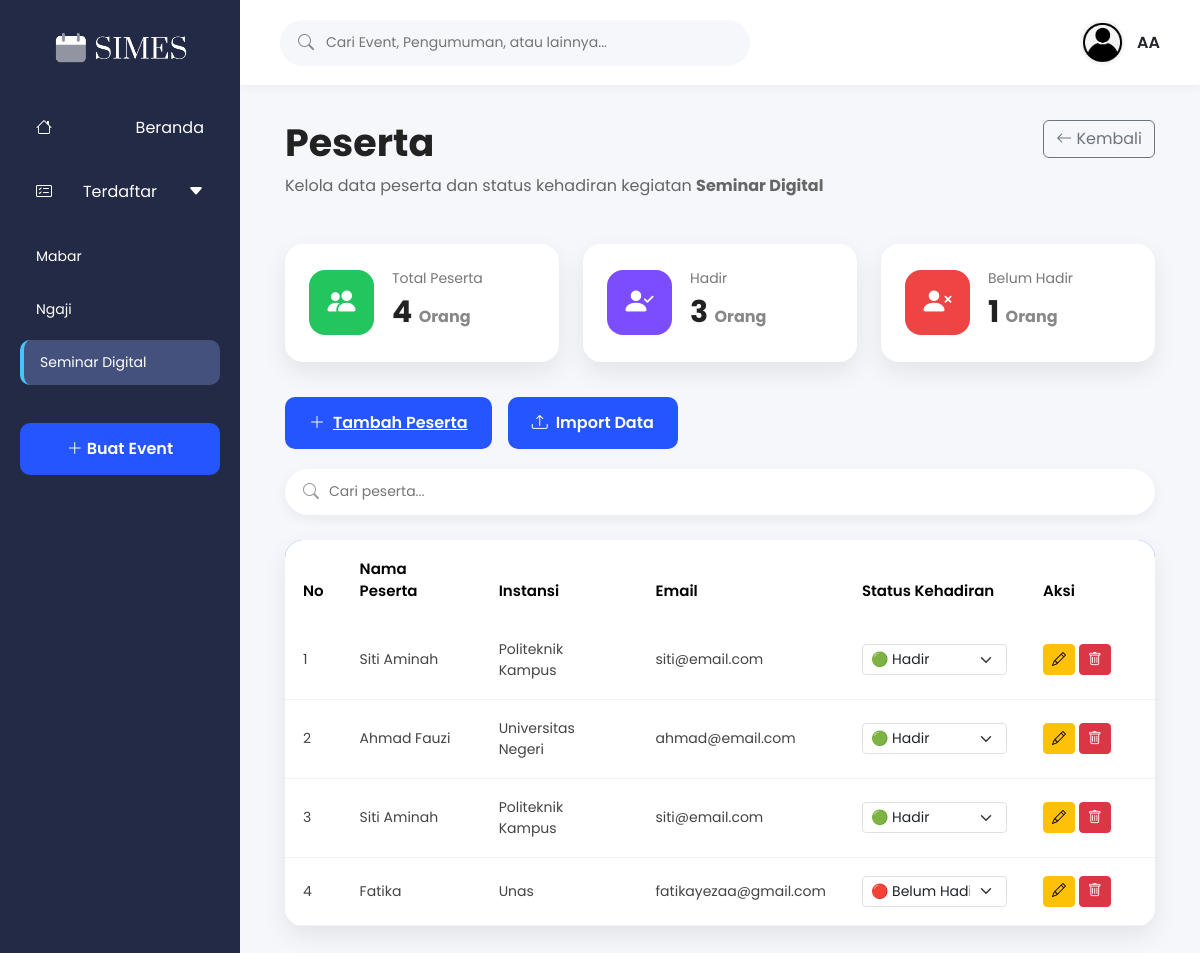
The app's page /participants/index.php?id_event=9 (signed in) with its own data.
### tables this page shows
CREATE TABLE IF NOT EXISTS `events` (
  `id_event` int(11) NOT NULL AUTO_INCREMENT,
  `id_user` int(11) NOT NULL,
  `nama_event` varchar(150) NOT NULL,
  `kategori_event` varchar(100) NOT NULL,
  `lokasi` varchar(150) NOT NULL,
  `tanggal` date NOT NULL,
  `waktu` time NOT NULL,
  `penanggung_jawab` varchar(100) NOT NULL,
  `deskripsi` text DEFAULT NULL,
  `banner` varchar(255) DEFAULT NULL,
  `status_event` enum('draft','akan datang','berlangsung','selesai') DEFAULT 'draft',
  `created_at` timestamp NOT NULL DEFAULT current_timestamp(),
  PRIMARY KEY (`id_event`),
  KEY `fk_events_user` (`id_user`)
);

CREATE TABLE IF NOT EXISTS `participants` (
  `id_peserta` int(11) NOT NULL AUTO_INCREMENT,
  `id_event` int(11) NOT NULL,
  `nama` varchar(100) NOT NULL,
  `instansi` varchar(100) DEFAULT NULL,
  `email` varchar(100) DEFAULT NULL,
  `no_hp` varchar(20) DEFAULT NULL,
  `status_kehadiran` enum('hadir','belum hadir') DEFAULT 'belum hadir',
  `created_at` timestamp NOT NULL DEFAULT current_timestamp(),
  PRIMARY KEY (`id_peserta`),
  KEY `fk_participants_event` (`id_event`)
);

### participants/index.php (the view, shortened to what this page needs)
<?php
include '../config/database.php';
$id_event = (int)$_GET['id_event'];
$id_user  = $_SESSION['id_user'];
$event_query = mysqli_query(
    $conn,
    "SELECT *
     FROM events
     WHERE id_event='$id_event'
     AND id_user='$id_user'"
);
$event = mysqli_fetch_assoc($event_query);
$result_sidebar = mysqli_query(
    $conn,
    "SELECT id_event,nama_event
     FROM events
     WHERE id_user='$id_user'
     ORDER BY id_event DESC"
);
$search = mysqli_real_escape_string(
    $conn,
    trim($_GET['search'] ?? '')
);
$sql = "
SELECT *
FROM participants
WHERE id_event='$id_event'
";
$sql .= " ORDER BY id_peserta DESC";
$participants_result = mysqli_query($conn, $sql);
$total_peserta = mysqli_num_rows(
    mysqli_query(
        $conn,
        "SELECT id_peserta
         FROM participants
         WHERE id_event='$id_event'"
    )
);
$total_hadir = mysqli_num_rows(
    mysqli_query(
        $conn,
        "SELECT id_peserta
         FROM participants
         WHERE id_event='$id_event'
         AND status_kehadiran='hadir'"
    )
);
$total_belum = mysqli_num_rows(
    mysqli_query(
        $conn,
        "SELECT id_peserta
         FROM participants
         WHERE id_event='$id_event'
         AND status_kehadiran='belum hadir'"
    )
);
?>
<!DOCTYPE html>
<html lang="id">
<head>
    <link href="https://cdn.jsdelivr.net/npm/bootstrap@5.3.3/dist/css/bootstrap.min.css" rel="stylesheet">
    <link rel="stylesheet" href="https://cdn.jsdelivr.net/npm/bootstrap-icons@1.11.3/font/bootstrap-icons.css">
    <link rel="stylesheet" href="../assets/css/peserta.css">
</head>
<body>
    <div class="wrapper">
        <aside class="sidebar">
            <div class="logo">
                <img src="/simes/assets/img/logo.png" alt="SIMES">
            </div>
            <ul class="menu">
                <li class="<?= (isset($page) && $page == 'beranda') ? 'active' : '' ?>">
                    <a href="/simes/beranda.php">
                        <i class="bi bi-house"></i> Beranda
                    </a>
                </li>
                <li class="<?= (isset($page) && $page == 'terdaftar') ? 'active' : '' ?>">
                    <a href="#">
                        <i class="bi bi-card-checklist"></i> Terdaftar <i class="bi bi-caret-down-fill arrow"></i>
                    </a>
                </li>
            </ul>
            <?php if (isset($result_sidebar) && isset($id_event)): ?>
                <div class="event-list">
                    <?php while ($row = mysqli_fetch_assoc($result_sidebar)): ?>
                        <a class="<?= ($row['id_event'] == $id_event) ? 'selected' : ''; ?>"
                            href="/simes/participants/index.php?id_event=<?= $row['id_event']; ?>">
                            <?= htmlspecialchars($row['nama_event']); ?>
                        </a>
                    <?php endwhile; ?>
                </div>
            <?php endif; ?>
            <button class="btn-event" onclick="window.location.href='/simes/events/create.php'">
                <i class="bi bi-plus-lg"></i> Buat Event
            </button>
        </aside>
        <main class="main-content">
            <header class="topbar">
                <div class="search">
                    <i class="bi bi-search"></i>
                    <input
                        type="text"
                        placeholder="Cari Event, Pengumuman, atau lainnya..."
                        disabled>
                </div>
                <div class="profile">
                    <img src="../assets/img/profile.jpg" alt="Profile">
                    <span>
                        <?= htmlspecialchars($_SESSION['nama']); ?>
                    </span>
                </div>
            </header>
            <div class="content">
                <div class="content-header d-flex justify-content-between align-items-start">
                    <div>
                        <h2>Peserta</h2>
                        <p>
                            Kelola data peserta dan status kehadiran kegiatan
                            <strong><?= htmlspecialchars($event['nama_event']); ?></strong>
                        </p>
                    </div>
                    <a href="../dashboard.php?id_event=<?= $id_event; ?>" class="btn btn-outline-secondary">
                        <i class="bi bi-arrow-left"></i> Kembali
                    </a>
                </div>
                <div class="row g-4 mb-4">
                    <div class="col-lg-4">
                        <div class="stat-card">
                            <div class="stat-icon green">
                                <i class="bi bi-people-fill"></i>
                            </div>
                            <div>
                                <span class="stat-title">
                                    Total Peserta
                                </span>
                                <h4>
                                    <?= $total_peserta; ?>
                                    <small>Orang</small>
                                </h4>
                            </div>
                        </div>
                    </div>
                    <div class="col-lg-4">
                        <div class="stat-card">
                            <div class="stat-icon purple">
                                <i class="bi bi-person-check-fill"></i>
                            </div>
                            <div>
                                <span class="stat-title">
                                    Hadir
                                </span>
                                <h4>
                                    <?= $total_hadir; ?>
                                    <small>Orang</small>
                                </h4>
                            </div>
                        </div>
                    </div>
                    <div class="col-lg-4">
                        <div class="stat-card">
                            <div class="stat-icon red">
                                <i class="bi bi-person-x-fill"></i>
                            </div>
                            <div>
                                <span class="stat-title">
                                    Belum Hadir
                                </span>
                                <h4>
                                    <?= $total_belum; ?>
                                    <small>Orang</small>
                                </h4>
                            </div>
                        </div>
                    </div>
                </div>
                <div class="action-bar">
                    <div class="d-flex gap-3">
                        <a href="create.php?id_event=<?= $id_event; ?>" class="btn-import">
                            <i class="bi bi-plus-lg"></i>
                            Tambah Peserta
                        </a>
                        <button
                            class="btn-import"
                            data-bs-toggle="modal"
                            data-bs-target="#importModal">
                            <i class="bi bi-upload"></i>
                            Import Data
                        </button>
                    </div>
                    <form method="GET" class="search-box">
                        <i class="bi bi-search"></i>
                        <input
                            type="text"
                            name="search"
                            value="<?= htmlspecialchars($search); ?>"
                            placeholder="Cari peserta...">
                    </form>
                </div>
                <div class="table-card">
                    <table class="table align-middle">
                        <thead>
                            <tr>
                                <th>No</th>
                                <th>Nama Peserta</th>
                                <th>Instansi</th>
                                <th>Email</th>
                                <th>Status Kehadiran</th>
                                <th width="120">Aksi</th>
                            </tr>
                        </thead>
                        <tbody>
                            <?php if (mysqli_num_rows($participants_result) > 0): ?>
                                <?php $no = 1; ?>
                                <?php while ($row = mysqli_fetch_assoc($participants_result)): ?>
                                    <tr>
                                        <td><?= $no++; ?></td>
                                        <td><?= htmlspecialchars($row['nama']); ?></td>
                                        <td><?= htmlspecialchars($row['instansi']); ?></td>
                                        <td><?= htmlspecialchars($row['email']); ?></td>
                                        <td>
                                            <select class="form-select form-select-sm badge-select <?= $row['status_kehadiran'] == 'hadir' ? 'hadir' : 'belum' ?>"
                                                onchange="window.location.href='update_status.php?id_peserta=<?= $row['id_peserta']; ?>&id_event=<?= $id_event; ?>&status=' + this.value">
                                                <option value="belum hadir" <?= $row['status_kehadiran'] == 'belum hadir' ? 'selected' : ''; ?>>🔴 Belum Hadir</option>
                                                <option value="hadir" <?= $row['status_kehadiran'] == 'hadir' ? 'selected' : ''; ?>>🟢 Hadir</option>
                                            </select>
                                        </td>
                                        <td width="130">
                                            <a
                                                href="edit.php?id_peserta=<?= $row['id_peserta']; ?>&id_event=<?= $id_event; ?>"
                                                class="btn btn-sm btn-warning"
                                                title="Edit">
                                                <i class="bi bi-pencil"></i>
                                            </a>
                                            <button class="btn btn-sm btn-danger" onclick="hapusPeserta(<?= $row['id_peserta']; ?>, <?= $id_event; ?>, this)" title="Hapus">
                                                <i class="bi bi-trash"></i>
                                            </button>
                                        </td>
                                    </tr>
                                <?php endwhile; ?>
                            <?php endif; ?>
                        </tbody>
                    </table>
                </div>
            </div>
</body>
</html>

### assets/css/peserta.css (style rules this page uses)
* { margin: 0; padding: 0; box-sizing: border-box; font-family: 'Poppins', sans-serif; }
body { background: #F5F7FB; }
.wrapper { display: flex; }
.sidebar { width: 240px; background: #222A45; position: fixed; left: 0; top: 0; bottom: 0; padding: 30px 20px; color: #fff; overflow-y: auto; }
.logo { text-align: center; margin-bottom: 35px; }
.logo img { width: 135px; }
.menu { list-style: none; padding: 0; }
.menu li { margin-bottom: 12px; }
.menu li a { color: #fff; text-decoration: none; display: flex; justify-content: space-between; align-items: center; padding: 14px 16px; border-radius: 12px; transition: .3s; }
.event-list { margin-top: 10px; }
.event-list a { display: block; color: #fff; text-decoration: none; font-size: 14px; padding: 12px 16px; border-radius: 10px; margin-bottom: 8px; transition: .3s; }
.event-list .selected { background: #44517D; border-left: 4px solid #47C5FF; }
.btn-event { width: 100%; margin-top: 30px; border: none; background: #2455FF; color: #fff; padding: 14px; border-radius: 10px; font-weight: 600; transition: .3s; }
.main-content { margin-left: 240px; width: calc(100% - 240px); transition: all 0.3s ease; }
.topbar { height: 85px; background: #fff; display: flex; justify-content: space-between; align-items: center; padding: 0 40px; box-shadow: 0 2px 10px rgba(0,0,0,.05); }
.search { width: 470px; height: 46px; background: #F5F7FB; border-radius: 30px; display: flex; align-items: center; padding: 0 18px; }
.search i { color: #888; }
.search input { width: 100%; border: none; background: transparent; margin-left: 12px; outline: none; font-size: 14px; }
.profile { display: flex; align-items: center; gap: 12px; }
.profile img { width: 45px; height: 45px; border-radius: 50%; object-fit: cover; }
.profile span { font-weight: 600; }
.content { padding: 35px 45px; }
.content-header { margin-bottom: 30px; }
.content-header h2 { font-size: 38px; font-weight: 700; color: #222; }
.content-header p { color: #666; margin-top: 5px; }
.stat-card { background: #FFFFFF; border-radius: 18px; padding: 24px; display: flex; align-items: center; gap: 18px; box-shadow: 0 10px 25px rgba(0,0,0,.08); }
.stat-icon { width: 65px; height: 65px; border-radius: 16px; display: flex; justify-content: center; align-items: center; color: #FFFFFF; font-size: 28px; }
.green { background: #22C55E; }
.purple { background: #7C4DFF; }
.red { background: #EF4444; }
.stat-title { display: block; color: #777; font-size: 14px; }
.stat-card h4 { margin-top: 5px; font-size: 30px; font-weight: 700; color: #222; }
.stat-card h4 small { font-size: 16px; color: #888; }
.action-bar { display: flex; justify-content: space-between; align-items: center; margin: 35px 0 25px; }
.btn-import { display: inline-flex; align-items: center; justify-content: center; gap: 8px; background: #2455FF; color: #FFFFFF; border: 2px solid #2455FF; padding: 12px 22px; border-radius: 10px; font-weight: 600; cursor: pointer; transition: .3s; }
.btn-import i { margin-right: 0; }
.search-box { width: 350px; height: 46px; background: #FFFFFF; border-radius: 25px; display: flex; align-items: center; padding: 0 18px; box-shadow: 0 4px 12px rgba(0,0,0,.06); }
.search-box i { color: #999; }
.search-box input { width: 100%; border: none; outline: none; background: transparent; margin-left: 10px; font-size: 14px; }
.table-card { background: #FFFFFF; border-radius: 18px; overflow: hidden; box-shadow: 0 10px 25px rgba(0,0,0,.08); }
.table { margin-bottom: 0; }
.table thead { background: #2455FF; color: #FFFFFF; }
.table thead th { border: none; padding: 18px; font-size: 15px; font-weight: 600; }
.table tbody td { padding: 18px; vertical-align: middle; border-bottom: 1px solid #F0F2F5; color: #444; font-size: 14px; }
@media (max-width: 1200px) { .action-bar { flex-direction: column; align-items: flex-start; gap: 20px; } }
@media (max-width: 1200px) { .search-box { width: 100%; } }
.action-bar > div { display:flex; gap:12px; }

### records on screen
events: nama_event "Mabar"
events: nama_event "Ngaji"
events: nama_event "Seminar Digital"
participants: nama "Siti Aminah", instansi "Politeknik Kampus", email "siti@email.com", status_kehadiran+id_peserta "🟢 Hadir"
participants: nama "Ahmad Fauzi", instansi "Universitas Negeri", email "ahmad@email.com", status_kehadiran+id_peserta "🟢 Hadir"
participants: nama "Siti Aminah", instansi "Politeknik Kampus", email "siti@email.com", status_kehadiran+id_peserta "🟢 Hadir"
participants: nama "Fatika", instansi "Unas", email "fatikayezaa@gmail.com", status_kehadiran+id_peserta "🔴 Belum Hadir"

### other values on screen
$_SESSION['nama'] "AA"
$total_peserta "4"
$total_hadir "3"
$total_belum "1"
